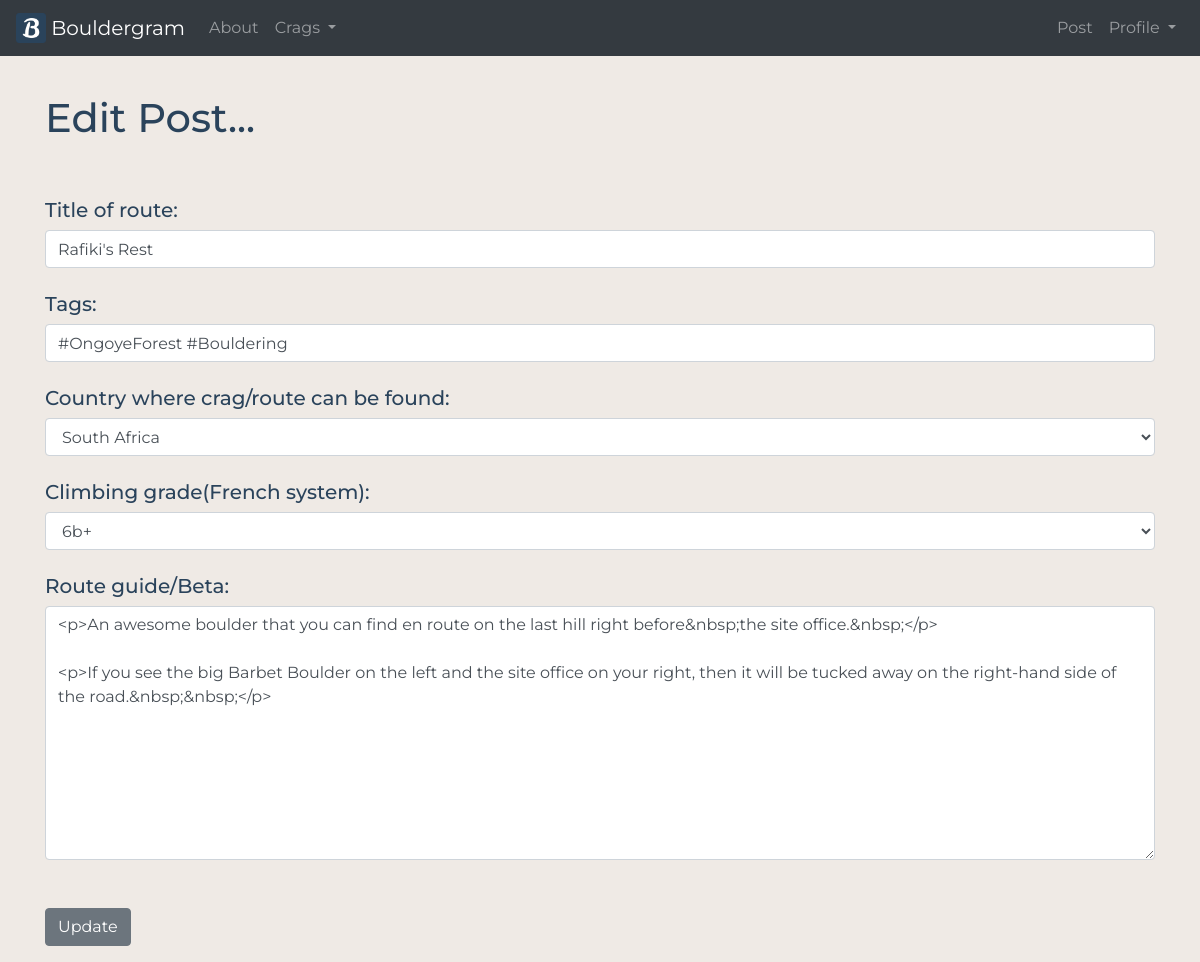
The app's page /post/edit/41 (signed in) with its own data.
### blog/models.py (models this page shows, shortened)
class Post(models.Model):
    title = models.CharField(max_length=255)
    post_image = models.ImageField(null=True, blank=True, upload_to='images/')
    title_tag = models.CharField(max_length=255 )
    author = models.ForeignKey(User, on_delete=models.CASCADE)
    body = RichTextField(blank=True, null=True)
    post_date = models.DateField(auto_now_add=True)
    post_time = models.TimeField(auto_now_add=True)
    country = models.CharField(max_length=255, default='uncategorised')
    likes = models.ManyToManyField(User, related_name='blog_post')
    dislikes = models.ManyToManyField(User, related_name='blog_dislike')
    grades = models.CharField(max_length=255, default='1')

### blog/views.py (the view)
# urls.py: path('post/edit/<int:pk>', UpdatePostView.as_view(), name='post-edit'),
class UpdatePostView(UpdateView):
    model = Post
    form_class = EditForm
    template_name = 'update_post.html'

### blog/forms.py
class EditForm(forms.ModelForm):
    class Meta:
        model = Post
        fields = ('title', 'title_tag', 'grades', 'country', 'body')
        widgets = {
            'title': forms.TextInput(attrs={'class': 'form-control', 'placeholder': 'Title'}),
            'country': forms.Select(choices=choice_list, attrs={'class': 'form-control', 'placeholder': 'Country'}),
            'title_tag': forms.TextInput(attrs={'class': 'form-control'}),
            'body': forms.Textarea(attrs={'class': 'form-control'}),
            'grades': forms.Select(choices=grades, attrs={'class': 'form-control'})
        }

### blog/templates/update_post.html (shortened to what this page needs)
{% extends 'base.html' %}
{% block content %}
{% if user.is_authenticated %}
    {% if user.id == post.author.id %}
          <h1>Edit Post...</h1>
          <br><br>
          <div class="form-group">
            <form method="POST">
              <h5>Title of route:</h5>{{ form.title }}
        <br> <h5>Tags:</h5>{{ form.title_tag }}
        <br> <h5>Country where crag/route can be found:</h5> {{ form.country }}
        <br> <h5>Climbing grade(French system):</h5>{{ form.grades }}
        <br> <h5>Route guide/Beta:</h5>{{ form.body }}
              <br> <br> <button class="btn btn-secondary">Update</button>
            </form>
          </div>
    {% else %}
          <h2>Apologies, you are not allowed to edit the post of others!<br>Please <a href="{% url 'signup' %}">sign up</a> or
                                              <a href="{% url 'login' %}">login</a>!</h2>
    {% endif %}
{% else %}
          <h2>Apologies, you are not allowed to edit the post of others!<br>Please <a href="{% url 'signup' %}">sign up</a> or
                                          <a href="{% url 'login' %}">login</a>!</h2>
{% endif %}
{% endblock %}

### static/blog/CSS/master.css (style rules this page uses)
body { font-family: 'Montserrat', sans-serif; color: #2a435b; padding-top: 70px; background-color: #efeae5; border-top: 0px; margin:auto; }

### records on screen
Post: title "Rafiki's Rest", title_tag "#OngoyeForest #Bouldering", country "South Africa", grades "6b+", body "<p>An awesome boulder that you can find en route on the last hill right before&nbsp;the site office.&nbsp;</p> <p>If you see the big Barbet Boulder on the left and the site office on your right, then it will be tucked away on the right-hand side of the road.&nbsp;&nbsp;</p>"
